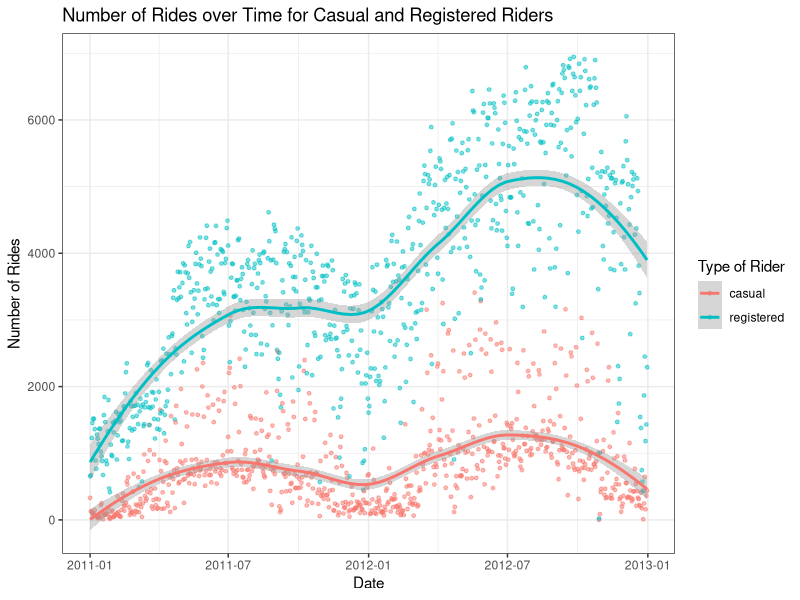
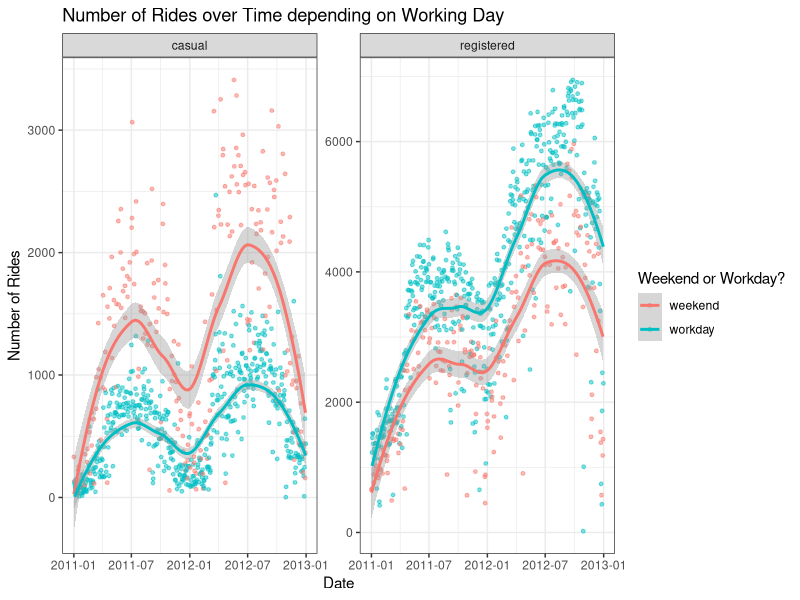
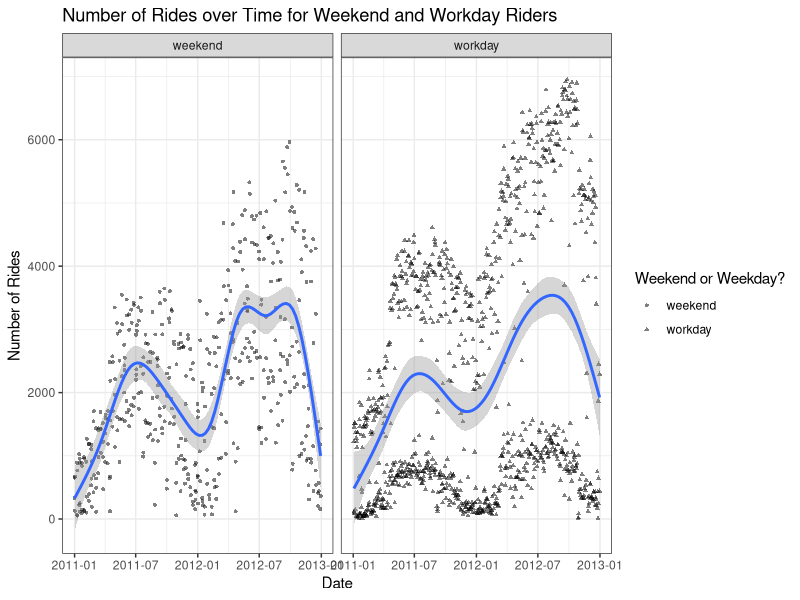
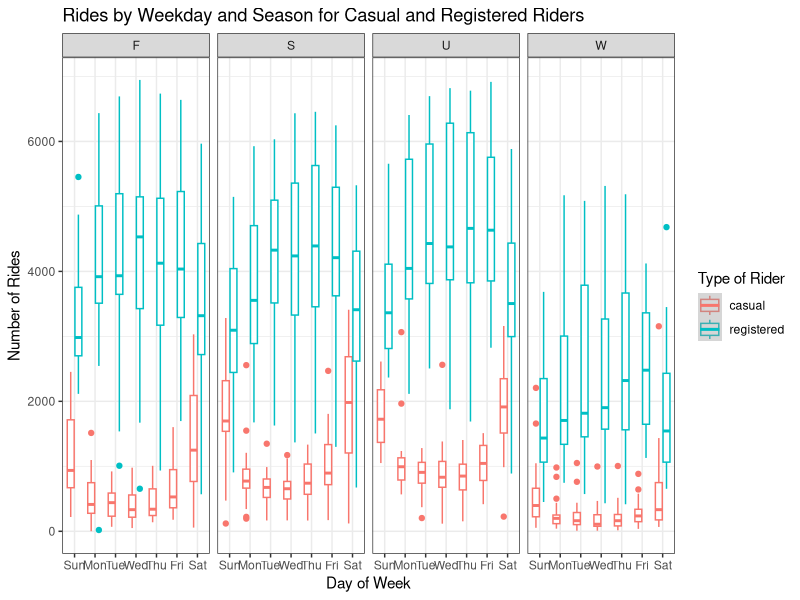
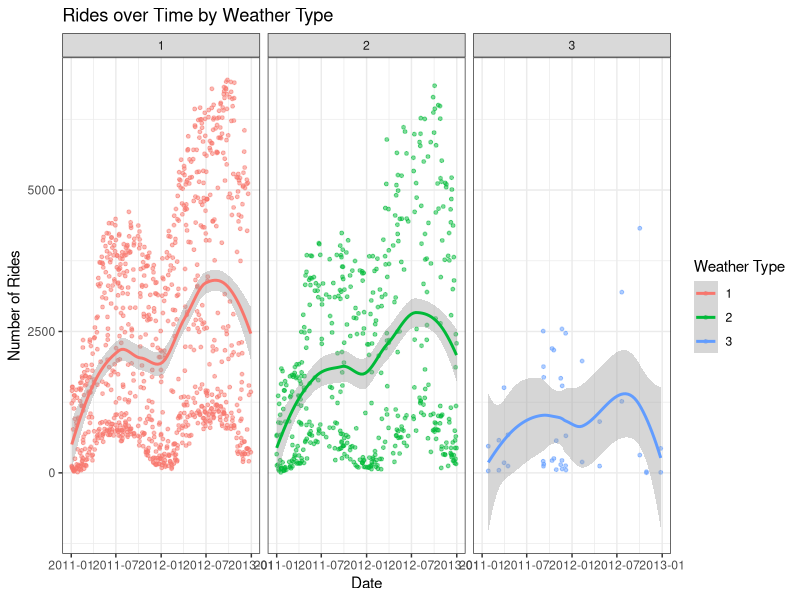

Reproduce these figures in R, in order.
## ---- chunk 1
# Set some useful chunk options for code chunks.
knitr::opts_chunk$set(
  echo = TRUE,
  error = TRUE,    # display errors but keep going.
  comment = "",    # don't add '##' characters before output.
  message = FALSE  # don't include messages in the knitted output (check them in RStudio)
  )
library(tidyverse)
theme_set(theme_bw())
## ---- chunk 2
daily_rides <- read_csv("data/bikeshare-day.csv") %>%
    mutate(across(c(season, year, holiday, workingday, day_of_week, weather_type, rider_type), as.factor))
glimpse(daily_rides)
## ---- chunk 3
daily_rides <- daily_rides %>%
  mutate(day_of_week = factor(day_of_week, levels = c(0, 1, 2, 3, 4, 5, 6), labels = c('Sun', 'Mon', 'Tue', 'Wed', 'Thu', 'Fri', 'Sat')))
## ---- chunk 4
head(daily_rides)
## ---- chunk 5
daily_rides %>%
  ggplot() +
  aes(x = date, y = rides, color = rider_type) +
  geom_point(size = 1, alpha = 0.5) +
  geom_smooth() +
  labs(
    x = "Date", 
    y = "Number of Rides",
    color = "Type of Rider",
    title = "Number of Rides over Time for Casual and Registered Riders"
  )
## ---- chunk 6
daily_rides %>%
  ggplot() +
  aes(x = date, y = rides, color = workingday) +
  geom_point(size = 1, alpha = 0.5) +
  geom_smooth() +
  facet_wrap(vars(rider_type), scales = 'free') +
  labs(
    x = "Date", 
    y = "Number of Rides",
    color = "Weekend or Workday?",
    title = "Number of Rides over Time depending on Working Day"
  )
## ---- chunk 7
daily_rides %>%
  ggplot() +
  aes(x = date, y = rides, shape = workingday) +
  geom_point(size = 1, alpha = 0.5) +
  geom_smooth() +
  facet_wrap(vars(workingday)) +
  labs(
    x = "Date", 
    y = "Number of Rides",
    shape = "Weekend or Weekday?",
    title = "Number of Rides over Time for Weekend and Workday Riders"
  )
## ---- chunk 8
daily_rides %>%
  ggplot() +
  aes(x = day_of_week, y = rides, color = rider_type) +
  geom_boxplot() +
  geom_smooth() +
  facet_wrap(vars(season), ncol = 4) +
  labs(
    x = "Day of Week", 
    y = "Number of Rides",
    color = "Type of Rider",
    title = "Rides by Weekday and Season for Casual and Registered Riders"
  )
## ---- chunk 9
daily_rides %>%
  ggplot() +
  aes(x = date, y = rides, color = weather_type) +
  geom_point(size = 1, alpha = 0.5) +
  geom_smooth() +
  facet_wrap(vars(weather_type), ncol = 4) +
  labs(
    x = "Date", 
    y = "Number of Rides",
    color = "Weather Type",
    title = "Rides over Time by Weather Type"
  )
